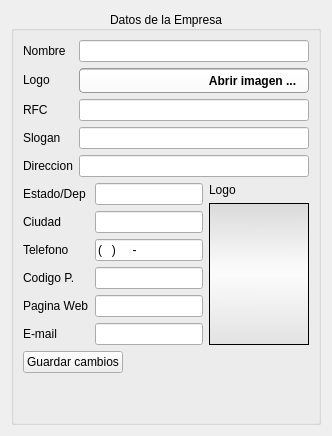
     <widget class="QWidget" name="stackPage2">
      <attribute name="icon">
       <iconset resource="../../icons.qrc">
        <normaloff>:/actions/images/actions/color_18/certificate-(2).png</normaloff>:/actions/images/actions/color_18/certificate-(2).png</iconset>
      </attribute>
      <attribute name="title">
       <string>Empresa</string>
      </attribute>
      <layout class="QVBoxLayout" name="verticalLayout_25">
       <item>
        <widget class="QGroupBox" name="gempresa">
         <property name="title">
          <string>Datos de la Empresa</string>
         </property>
         <property name="alignment">
          <set>Qt::AlignCenter</set>
         </property>
         <layout class="QVBoxLayout" name="verticalLayout_17">
          <item>
           <layout class="QFormLayout" name="formLayout">
            <item row="0" column="0">
             <widget class="QLabel" name="label_37">
              <property name="text">
               <string>Nombre</string>
              </property>
             </widget>
            </item>
            <item row="0" column="1">
             <widget class="QLineEdit" name="lenombre"/>
            </item>
            <item row="1" column="0">
             <widget class="QLabel" name="label_20">
              <property name="text">
               <string>Logo </string>
              </property>
             </widget>
            </item>
            <item row="1" column="1">
             <widget class="QFrame" name="fLine_3">
              <property name="sizePolicy">
               <sizepolicy hsizetype="Preferred" vsizetype="Fixed">
                <horstretch>0</horstretch>
                <verstretch>0</verstretch>
               </sizepolicy>
              </property>
              <property name="styleSheet">
               <string notr="true">.QFrame{background-color: qlineargradient(spread:pad, x1:0, y1:0, x2:0, y2:1, stop:0 rgba(150, 150, 150, 255), stop:0.084833 rgba(255, 255, 255, 255), stop:1 rgba(250, 250, 250, 255));padding:0px; border-radius:4px;border:1px solid #999}
QToolButton, QLineEdit{background:transparent; border:0px; padding:3px}</string>
              </property>
              <property name="frameShape">
               <enum>QFrame::StyledPanel</enum>
              </property>
              <property name="frameShadow">
               <enum>QFrame::Raised</enum>
              </property>
              <layout class="QHBoxLayout" name="horizontalLayout_54">
               <property name="spacing">
                <number>0</number>
               </property>
               <property name="leftMargin">
                <number>4</number>
               </property>
               <property name="topMargin">
                <number>0</number>
               </property>
               <property name="rightMargin">
                <number>4</number>
               </property>
               <property name="bottomMargin">
                <number>0</number>
               </property>
               <item>
                <widget class="QLineEdit" name="leLogo"/>
               </item>
               <item>
                <widget class="QToolButton" name="tbLogo">
                 <property name="font">
                  <font>
                   <weight>75</weight>
                   <bold>true</bold>
                  </font>
                 </property>
                 <property name="text">
                  <string>Abrir imagen ...</string>
                 </property>
                 <property name="icon">
                  <iconset resource="../../icons.qrc">
                   <normaloff>:/actions/images/actions/color_18/pictures_folder.png</normaloff>:/actions/images/actions/color_18/pictures_folder.png</iconset>
                 </property>
                 <property name="toolButtonStyle">
                  <enum>Qt::ToolButtonTextBesideIcon</enum>
                 </property>
                </widget>
               </item>
              </layout>
             </widget>
            </item>
            <item row="2" column="0">
             <widget class="QLabel" name="label_38">
              <property name="text">
               <string>RFC</string>
              </property>
             </widget>
            </item>
            <item row="2" column="1">
             <widget class="QLineEdit" name="lerfc">
              <property name="sizePolicy">
               <sizepolicy hsizetype="Fixed" vsizetype="Fixed">
                <horstretch>0</horstretch>
                <verstretch>0</verstretch>
               </sizepolicy>
              </property>
              <property name="minimumSize">
               <size>
                <width>230</width>
                <height>0</height>
               </size>
              </property>
             </widget>
            </item>
            <item row="3" column="0">
             <widget class="QLabel" name="label_39">
              <property name="text">
               <string>Slogan</string>
              </property>
             </widget>
            </item>
            <item row="3" column="1">
             <widget class="QLineEdit" name="leslogan"/>
            </item>
            <item row="4" column="0">
             <widget class="QLabel" name="label_40">
              <property name="text">
               <string>Direccion</string>
              </property>
             </widget>
            </item>
            <item row="4" column="1">
             <widget class="QLineEdit" name="ledir"/>
            </item>
           </layout>
          </item>
          <item>
           <layout class="QHBoxLayout" name="horizontalLayout_2">
            <item>
             <layout class="QFormLayout" name="formLayout_6">
              <item row="0" column="0">
               <widget class="QLabel" name="label_42">
                <property name="text">
                 <string>Estado/Dep</string>
                </property>
               </widget>
              </item>
              <item row="0" column="1">
               <widget class="QLineEdit" name="leestado">
                <property name="maximumSize">
                 <size>
                  <width>160</width>
                  <height>16777215</height>
                 </size>
                </property>
               </widget>
              </item>
              <item row="1" column="0">
               <widget class="QLabel" name="label_41">
                <property name="text">
                 <string>Ciudad</string>
                </property>
               </widget>
              </item>
              <item row="1" column="1">
               <widget class="QLineEdit" name="leciudad">
                <property name="maximumSize">
                 <size>
                  <width>250</width>
                  <height>16777215</height>
                 </size>
                </property>
               </widget>
              </item>
              <item row="2" column="0">
               <widget class="QLabel" name="label_43">
                <property name="text">
                 <string>Telefono</string>
                </property>
               </widget>
              </item>
              <item row="2" column="1">
               <widget class="QLineEdit" name="letel">
                <property name="sizePolicy">
                 <sizepolicy hsizetype="Preferred" vsizetype="Fixed">
                  <horstretch>0</horstretch>
                  <verstretch>0</verstretch>
                 </sizepolicy>
                </property>
                <property name="inputMask">
                 <string>(###) ### -####; </string>
                </property>
               </widget>
              </item>
              <item row="3" column="0">
               <widget class="QLabel" name="label_7">
                <property name="text">
                 <string>Codigo P.</string>
                </property>
               </widget>
              </item>
              <item row="3" column="1">
               <widget class="QLineEdit" name="lecp">
                <property name="inputMask">
                 <string>#####; </string>
                </property>
                <property name="alignment">
                 <set>Qt::AlignCenter</set>
                </property>
               </widget>
              </item>
              <item row="4" column="0">
               <widget class="QLabel" name="label_45">
                <property name="text">
                 <string>Pagina Web</string>
                </property>
               </widget>
              </item>
              <item row="4" column="1">
               <widget class="QLineEdit" name="leweb"/>
              </item>
              <item row="5" column="0">
               <widget class="QLabel" name="label_44">
                <property name="text">
                 <string>E-mail</string>
                </property>
               </widget>
              </item>
              <item row="5" column="1">
               <widget class="QLineEdit" name="lemail"/>
              </item>
             </layout>
            </item>
            <item>
             <layout class="QVBoxLayout" name="verticalLayout_11">
              <item>
               <widget class="QLabel" name="label_15">
                <property name="text">
                 <string>Logo </string>
                </property>
               </widget>
              </item>
              <item>
               <widget class="QScrollArea" name="scrollArea_2">
                <property name="styleSheet">
                 <string notr="true">
background-color: rgb(255, 255, 255);background-color: qlineargradient(spread:pad, x1:0.995, y1:0, x2:1, y2:1, stop:0 rgba(218, 218, 218, 255), stop:0.427273 rgba(249, 249, 249, 255), stop:0.509091 rgba(251, 251, 251, 255), stop:1 rgba(226, 226, 226, 255));</string>
                </property>
                <property name="widgetResizable">
                 <bool>true</bool>
                </property>
                <property name="alignment">
                 <set>Qt::AlignCenter</set>
                </property>
                <widget class="QWidget" name="scrollAreaWidgetContents">
                 <property name="geometry">
                  <rect>
                   <x>0</x>
                   <y>0</y>
                   <width>298</width>
                   <height>169</height>
                  </rect>
                 </property>
                 <layout class="QVBoxLayout" name="verticalLayout_19">
                  <property name="spacing">
                   <number>0</number>
                  </property>
                  <property name="margin">
                   <number>0</number>
                  </property>
                  <item>
                   <widget class="QLabel" name="lblLogo">
                    <property name="sizePolicy">
                     <sizepolicy hsizetype="Expanding" vsizetype="Expanding">
                      <horstretch>0</horstretch>
                      <verstretch>0</verstretch>
                     </sizepolicy>
                    </property>
                    <property name="alignment">
                     <set>Qt::AlignCenter</set>
                    </property>
                   </widget>
                  </item>
                 </layout>
                </widget>
               </widget>
              </item>
             </layout>
            </item>
           </layout>
          </item>
          <item>
           <widget class="QPushButton" name="brecargar">
            <property name="sizePolicy">
             <sizepolicy hsizetype="Fixed" vsizetype="Preferred">
              <horstretch>0</horstretch>
              <verstretch>0</verstretch>
             </sizepolicy>
            </property>
            <property name="text">
             <string>Guardar cambios</string>
            </property>
            <property name="icon">
             <iconset resource="../../icons.qrc">
              <normaloff>:/actions/images/actions/color_18/diskette.png</normaloff>:/actions/images/actions/color_18/diskette.png</iconset>
            </property>
           </widget>
          </item>
          <item>
           <spacer name="verticalSpacer_4">
            <property name="orientation">
             <enum>Qt::Vertical</enum>
            </property>
            <property name="sizeHint" stdset="0">
             <size>
              <width>20</width>
              <height>40</height>
             </size>
            </property>
           </spacer>
          </item>
         </layout>
        </widget>
       </item>
      </layout>
     </widget>
